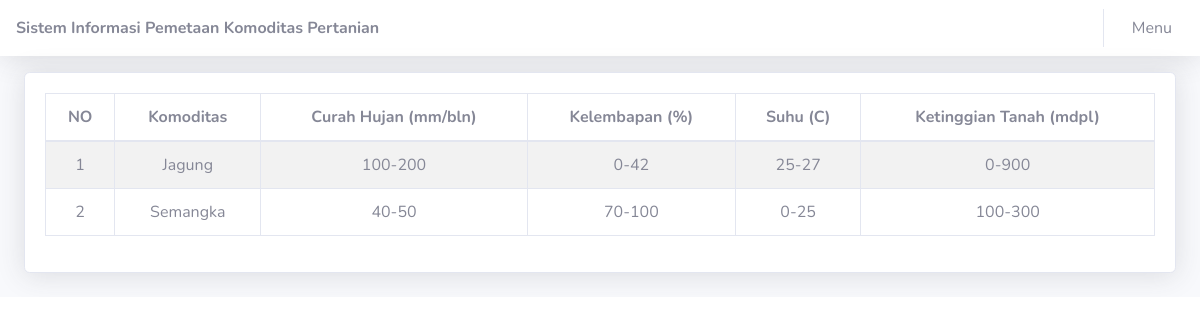
Page /index.php/beranda/komoditas on the earlier database version.
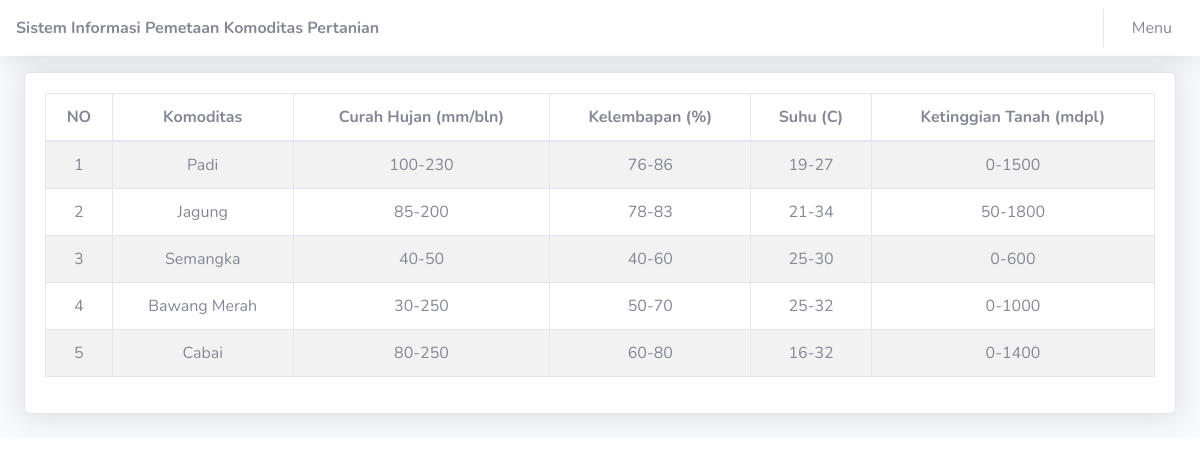
Same page on the later database version.
### tables this page shows
CREATE TABLE `syarat` (
  `ID` int(11) NOT NULL,
  `Komoditas` varchar(255) NOT NULL,
  `HujanMin` int(11) NOT NULL,
  `HujanMax` int(11) NOT NULL,
  `KelembapanMin` int(11) NOT NULL,
  `KelembapanMax` int(11) NOT NULL,
  `SuhuMin` int(11) NOT NULL,
  `SuhuMax` int(11) NOT NULL,
  `TanahMin` int(11) NOT NULL,
  `TanahMax` int(11) NOT NULL
);

### application/controllers/Beranda.php (called while the page is built, shortened)
<?php
class Beranda extends CI_Controller
{
    public function komoditas(){
        $this->load->model('TabelModel');
        $data['tabel'] = $this->TabelModel->ambil_data()->result();
        $this->load->view('komoditas',$data);
	}
}

### index.php (called while the page is built, shortened)
<?php
require_once BASEPATH.'core/CodeIgniter.php';

### application/models/TabelModel.php (called while the page is built, shortened)
<?php
class TabelModel extends CI_Model
{
    public function ambil_data(){
        return $this->db->get('syarat');
    }
}

### application/views/komoditas.php (the view, shortened to what this page needs)
<html lang="en">
<head>
    <link href="<?php echo base_url() ?>asset/vendor/fontawesome-free/css/all.min.css" rel="stylesheet" type="text/css">
    <link href='https://api.mapbox.com/mapbox-gl-js/v2.9.1/mapbox-gl.css' rel='stylesheet' />
    <link href="https://api.mapbox.com/mapbox-gl-js/v2.9.2/mapbox-gl.css" rel="stylesheet">
    <link href="<?php echo base_url() ?>asset/css/sb-admin-2.min.css" rel="stylesheet">
    <link href="<?php echo base_url() ?>asset/style.css" rel="stylesheet">
</head>
<body id="page-top">
    <div id="wrapper">
        <div id="content-wrapper" class="d-flex flex-column">
            <div id="content">
                <nav class="navbar navbar-expand navbar-light bg-white topbar mb-3 static-top shadow">
                    <span class="font-weight-bold text-gray-600 medium">Sistem Informasi Pemetaan Komoditas Pertanian</span>
                    <ul class="navbar-nav ml-auto">
                        <li class="nav-item dropdown no-arrow">
                            <a class="nav-link dropdown-toggle" href="#" id="userDropdown" role="button" data-toggle="dropdown" aria-haspopup="true" aria-expanded="false">
                                <span class="text-gray-600 medium">Menu</span>
                            </a>
                        </li>
                    </ul>
                </nav>
                <div class="container-fluid">
                    <div class="card shadow mb-4">
                        <div class="card-body">
                            <div class="table-responsive">
                                <table class="table table-bordered table-striped table-hover text-center" id="dataTable" width="100%" cellspacing="0">
                                    <thead>
                                        <tr>
                                            <th>NO</th>
                                            <th>Komoditas</th>
                                            <th>Curah Hujan (mm/bln)</th>
                                            <th>Kelembapan (%)</th>
                                            <th>Suhu (C)</th>
                                            <th>Ketinggian Tanah (mdpl)</th>
                                        </tr>
                                    </thead>
                                    <tbody>
                                        <?php foreach ($tabel as $key => $tes) { ?>
                                            <tr>
                                                <td><?= $key + 1 ?></td>
                                                <td><?php echo $tes->Komoditas ?></td>
                                                <td><?php echo $tes->HujanMin . "-" . $tes->HujanMax ?></td>
                                                <td><?php echo $tes->KelembapanMin . "-" . $tes->KelembapanMax ?></td>
                                                <td><?php echo $tes->SuhuMin . "-" . $tes->SuhuMax ?></td>
                                                <td><?php echo $tes->TanahMin . "-" . $tes->TanahMax ?></td>
                                            </tr>
                                        <?php } ?>
                                    </tbody>
                                </table>
                            </div>
                        </div>
                    </div>
                </div>
            </div>
        </div>
    </div>
</body>
</html>

Differences in the rows shown:
added syarat: Komoditas "Padi", HujanMin "100", HujanMax "230", KelembapanMin "76", KelembapanMax "86", SuhuMin "19", SuhuMax "27", TanahMin "0", TanahMax "1500"
changed syarat "Jagung": HujanMin "100" → "85"; KelembapanMin "0" → "78"; KelembapanMax "42" → "83"; SuhuMin "25" → "21"; SuhuMax "27" → "34"; TanahMin "0" → "50"; TanahMax "900" → "1800"
changed syarat "Semangka": KelembapanMin "70" → "40"; KelembapanMax "100" → "60"; SuhuMin "0" → "25"; SuhuMax "25" → "30"; TanahMin "100" → "0"; TanahMax "300" → "600"
added syarat: Komoditas "Bawang Merah", HujanMin "30", HujanMax "250", KelembapanMin "50", KelembapanMax "70", SuhuMin "25", SuhuMax "32", TanahMin "0", TanahMax "1000"
added syarat: Komoditas "Cabai", HujanMin "80", HujanMax "250", KelembapanMin "60", KelembapanMax "80", SuhuMin "16", SuhuMax "32", TanahMin "0", TanahMax "1400"
